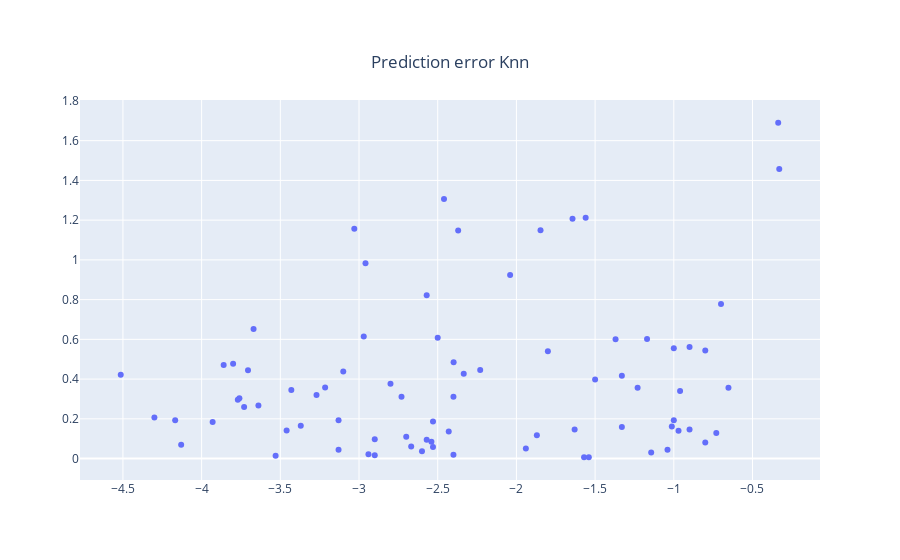

Notebook code for this chart:
### Code cell
fig = go.Figure()
fig.add_trace(go.Scatter(x= results.y, 
                         y= results.error, 
                         mode= "markers",
                         name= "error"))
fig.update_layout(
    title= {
        'text': "Prediction error Knn",
        'y':0.9,
        'x':0.5,
        'xanchor': 'center',
        'yanchor': 'top'})
fig.show()
